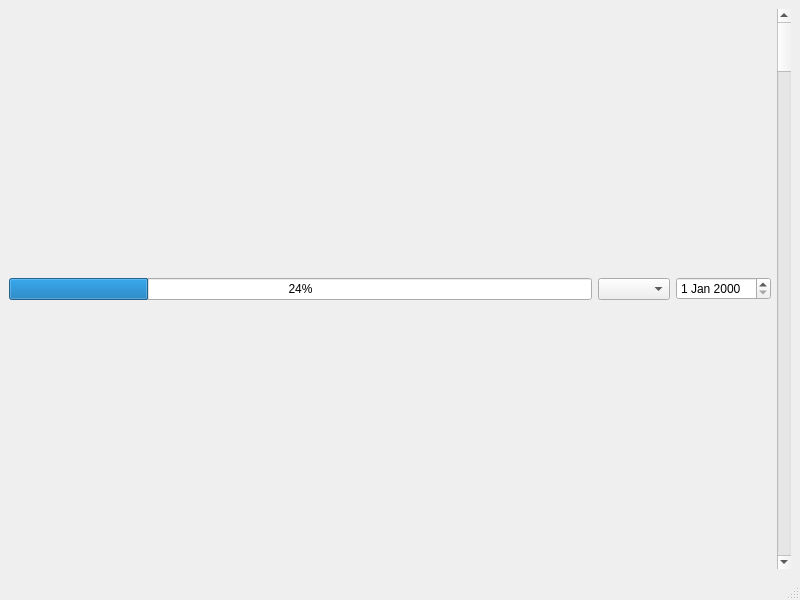
<?xml version="1.0" encoding="UTF-8"?>
<ui version="4.0">
 <class>MainWindow</class>
 <widget class="QMainWindow" name="MainWindow">
  <property name="geometry">
   <rect>
    <x>0</x>
    <y>0</y>
    <width>800</width>
    <height>600</height>
   </rect>
  </property>
  <property name="windowTitle">
   <string>MainWindow</string>
  </property>
  <widget class="QWidget" name="centralwidget">
   <layout class="QHBoxLayout" name="horizontalLayout">
    <item>
     <widget class="QProgressBar" name="progressBar">
      <property name="value">
       <number>24</number>
      </property>
      <property name="orientation">
       <enum>Qt::Horizontal</enum>
      </property>
      <property name="textDirection">
       <enum>QProgressBar::TopToBottom</enum>
      </property>
     </widget>
    </item>
    <item>
     <widget class="QComboBox" name="comboBox"/>
    </item>
    <item>
     <widget class="QDateEdit" name="dateEdit"/>
    </item>
    <item>
     <widget class="QScrollBar" name="verticalScrollBar">
      <property name="orientation">
       <enum>Qt::Vertical</enum>
      </property>
     </widget>
    </item>
   </layout>
  </widget>
  <widget class="QMenuBar" name="menubar">
   <property name="geometry">
    <rect>
     <x>0</x>
     <y>0</y>
     <width>800</width>
     <height>22</height>
    </rect>
   </property>
  </widget>
  <widget class="QStatusBar" name="statusbar"/>
 </widget>
 <resources/>
 <connections/>
</ui>
